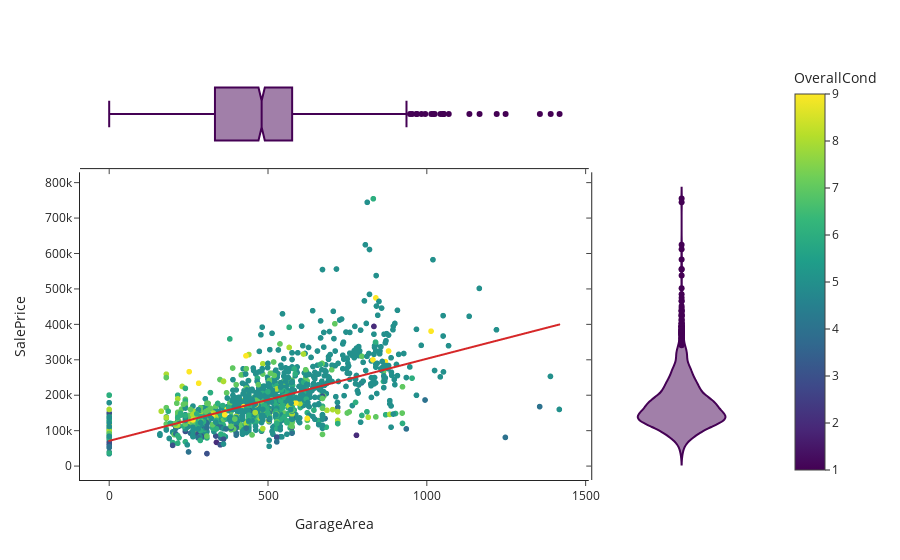

Notebook cell for this chart:
### Markdown cell above
#GarageArea: tamaño del garage

### Code cell
yprop = 'SalePrice'
xprop = 'GarageArea'
h= 'OverallCond'
px.scatter(train_data_full, x=xprop, y=yprop, color=h, marginal_y="violin", marginal_x="box", trendline="ols", template="simple_white")

### Figure 1 — Plotly figure (JSON) as saved in the notebook; plotly's stock layout.template omitted (floating-point values rounded to 4 significant figures; data arrays with more than 128 entries replaced by an {"elided": "..."} marker saying what was removed)
{"data": [{"hovertemplate": "GarageArea=%{x}<br>SalePrice=%{y}<br>OverallCond=%{marker.color}<extra></extra>", "legendgroup": "", "marker": {"color": {"elided": "1460 int values"}, "coloraxis": "coloraxis", "symbol": "circle"}, "mode": "markers", "name": "", "showlegend": false, "type": "scattergl", "x": {"elided": "1460 int values"}, "xaxis": "x", "y": {"elided": "1460 int values"}, "yaxis": "y"}, {"alignmentgroup": "True", "hovertemplate": "GarageArea=%{x}<extra></extra>", "legendgroup": "", "marker": {"color": "#440154", "symbol": "circle"}, "name": "", "notched": true, "offsetgroup": "", "showlegend": false, "type": "box", "x": {"elided": "1460 int values"}, "xaxis": "x3", "yaxis": "y3"}, {"alignmentgroup": "True", "hovertemplate": "SalePrice=%{y}<extra></extra>", "legendgroup": "", "marker": {"color": "#440154", "symbol": "circle"}, "name": "", "offsetgroup": "", "scalegroup": "y", "showlegend": false, "type": "violin", "xaxis": "x2", "y": {"elided": "1460 int values"}, "yaxis": "y2"}, {"hovertemplate": "<b>OLS trendline</b><br>SalePrice = 231.646 * GarageArea + 71357.4<br>R<sup>2</sup>=0.388667<br><br>GarageArea=%{x}<br>SalePrice=%{y} <b>(trend)</b><extra></extra>", "legendgroup": "", "marker": {"symbol": "circle"}, "mode": "lines", "name": "", "showlegend": false, "type": "scattergl", "x": {"elided": "1460 int values"}, "xaxis": "x", "y": {"elided": "1460 float values"}, "yaxis": "y"}], "layout": {"coloraxis": {"colorbar": {"title": {"text": "OverallCond"}}, "colorscale": [[0, "#440154"], [0.1111, "#482878"], [0.2222, "#3e4989"], [0.3333, "#31688e"], [0.4444, "#26828e"], [0.5556, "#1f9e89"], [0.6667, "#35b779"], [0.7778, "#6ece58"], [0.8889, "#b5de2b"], [1, "#fde725"]]}, "legend": {"tracegroupgap": 0}, "margin": {"t": 60}, "xaxis": {"anchor": "y", "domain": [0, 0.7363], "title": {"text": "GarageArea"}}, "xaxis2": {"anchor": "y2", "domain": [0.7413, 1], "matches": "x2", "showline": false, "showticklabels": false, "ticks": ""}, "xaxis3": {"anchor": "y3", "domain": [0, 0.7363], "matches": "x", "showticklabels": false}, "xaxis4": {"anchor": "y4", "domain": [0.7413, 1], "matches": "x2", "showline": false, "showticklabels": false, "ticks": ""}, "yaxis": {"anchor": "x", "domain": [0, 0.7326], "title": {"text": "SalePrice"}}, "yaxis2": {"anchor": "x2", "domain": [0, 0.7326], "matches": "y", "showticklabels": false}, "yaxis3": {"anchor": "x3", "domain": [0.7426, 1], "matches": "y3", "showline": false, "showticklabels": false, "ticks": ""}, "yaxis4": {"anchor": "x4", "domain": [0.7426, 1], "matches": "y3", "showline": false, "showticklabels": false, "ticks": ""}}}
